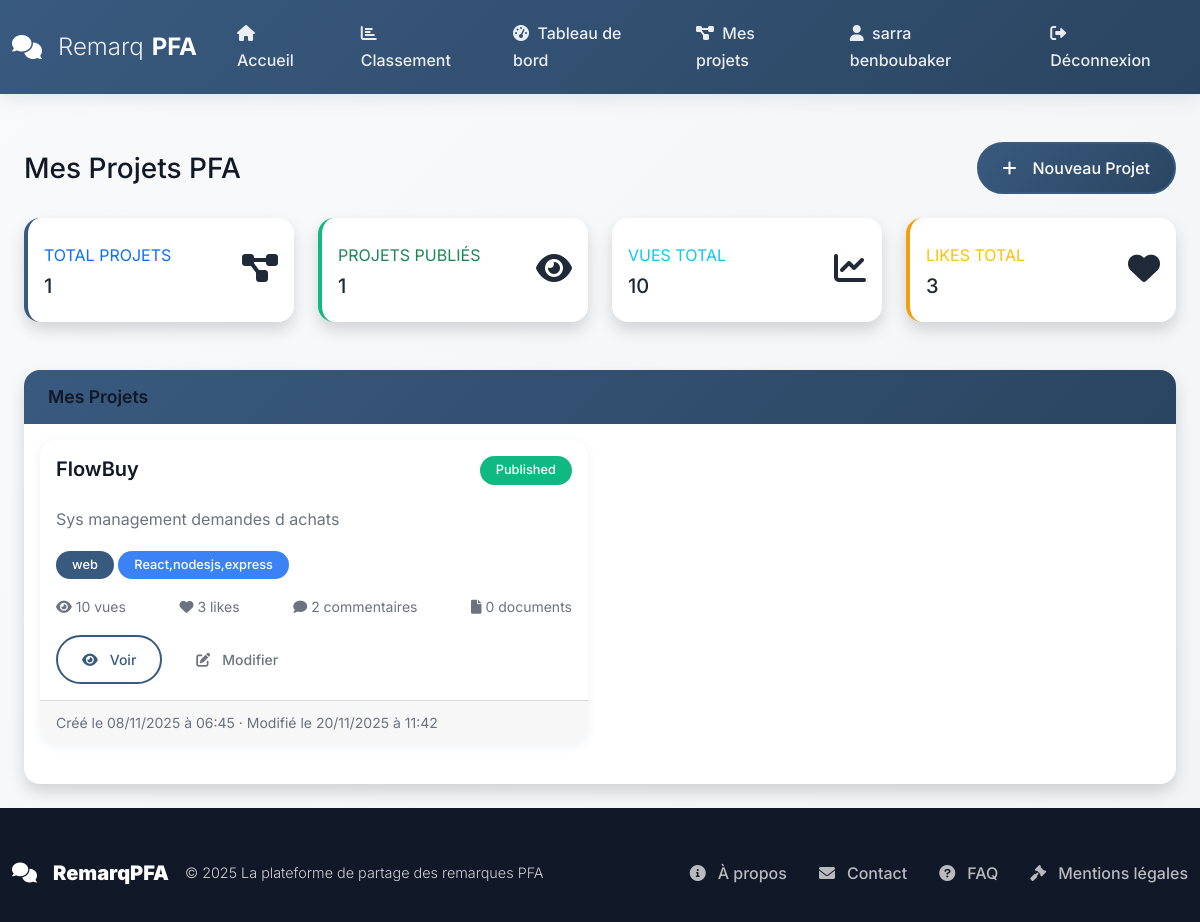
Page /student/projets (signed in) on the earlier database version.
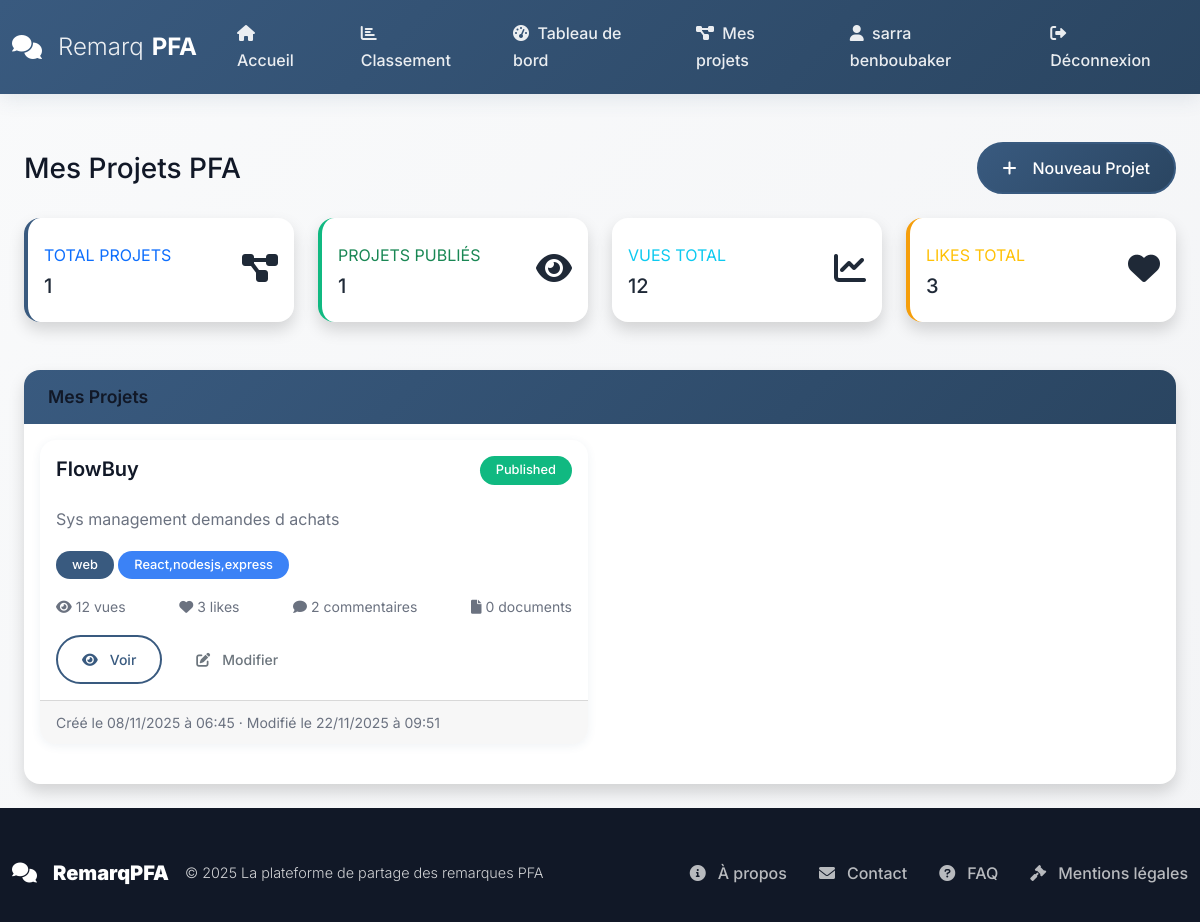
Same page on the later database version.
### models.py (models this page shows, shortened)
class User(UserMixin, db.Model):
    __tablename__ = 'users'
    id = db.Column(db.Integer, primary_key=True)
    username = db.Column(db.String(80), unique=True, nullable=False, index=True)
    email = db.Column(db.String(120), unique=True, nullable=False, index=True)
    password_hash = db.Column(db.String(255), nullable=False)
    first_name = db.Column(db.String(50), nullable=True)
    last_name = db.Column(db.String(50), nullable=True)
    role = db.Column(db.String(20), nullable=False, default='student')
    is_active = db.Column(db.Boolean, default=True)
    created_at = db.Column(db.DateTime, default=datetime.utcnow)
    updated_at = db.Column(db.DateTime, default=datetime.utcnow, onupdate=datetime.utcnow)
    comments_as_jury = db.relationship('Comment',
                                      foreign_keys='Comment.jury_id',
                                      backref='jury_user',
                                      lazy='dynamic')
    comments_as_student = db.relationship('Comment',
                                         foreign_keys='Comment.student_id',
                                         backref='student_user',
                                         lazy='dynamic')
    pfa_projects = db.relationship('PFAProject',
                                  foreign_keys='PFAProject.student_id',
                                  backref='project_student',
                                  lazy='dynamic')
    project_comments = db.relationship('ProjectComment',
                                      foreign_keys='ProjectComment.user_id',
                                      backref='comment_author',
                                      lazy='dynamic')
    notifications = db.relationship('Notification',
                                   foreign_keys='Notification.user_id',
                                   backref='notification_user',
                                   lazy='dynamic')
    def get_full_name(self):
        if self.first_name and self.last_name:
            return f"{self.first_name} {self.last_name}"
        return self.username

class PFAProject(db.Model):
    __tablename__ = 'pfaprojects'
    id = db.Column(db.Integer, primary_key=True)
    student_id = db.Column(db.Integer, db.ForeignKey('users.id'), nullable=False, index=True)
    title = db.Column(db.String(200), nullable=False)
    description = db.Column(db.Text, nullable=False)
    domain = db.Column(db.String(100), nullable=False)
    technologies = db.Column(db.String(300), nullable=True)
    github_url = db.Column(db.String(500), nullable=True)
    demo_url = db.Column(db.String(500), nullable=True)
    status = db.Column(db.String(20), default='draft')
    is_public = db.Column(db.Boolean, default=True)
    views_count = db.Column(db.Integer, default=0)
    likes_count = db.Column(db.Integer, default=0)
    created_at = db.Column(db.DateTime, default=datetime.utcnow)
    updated_at = db.Column(db.DateTime, default=datetime.utcnow, onupdate=datetime.utcnow)
    student = db.relationship('User',
                             foreign_keys=[student_id],
                             backref=db.backref('owned_projects', lazy='dynamic'))
    documents = db.relationship('ProjectDocument',
                               foreign_keys='ProjectDocument.project_id',
                               backref='document_project',
                               lazy='dynamic',
                               cascade='all, delete-orphan')
    comments = db.relationship('ProjectComment',
                              foreign_keys='ProjectComment.project_id',
                              backref='comment_project',
                              lazy='dynamic',
                              cascade='all, delete-orphan')
    def get_documents_count(self):
        return self.documents.count()
    def get_comments_count(self):
        return self.comments.count()

### routes/student_projects.py (the view)
@student_projects_bp.route('/projets')
@login_required
def my_projects():
    if current_user.role != 'student':
        flash('Accès réservé aux étudiants', 'error')
        return redirect(url_for('public.home'))
    projects = PFAProject.query.filter_by(student_id=current_user.id).order_by(PFAProject.created_at.desc()).all()
    stats = {
        'total_projects': len(projects),
        'published_projects': len([p for p in projects if p.status == 'published']),
        'total_views': sum(p.views_count for p in projects),
        'total_likes': sum(p.likes_count for p in projects)
    }
    return render_template('student/my_projects.html',
                         projects=projects,
                         stats=stats)

### templates/student/my_projects.html (shortened to what this page needs)
{% extends "base.html" %}
{% block content %}
<div class="container-fluid py-4">
    <div class="d-flex justify-content-between align-items-center mb-4">
        <h1 class="h3 mb-0">Mes Projets PFA</h1>
        <a href="{{ url_for('student_projects.new_project') }}" class="btn btn-primary">
            <i class="fas fa-plus me-2"></i>Nouveau Projet
        </a>
    </div>
    <div class="row mb-4">
        <div class="col-xl-3 col-md-6 mb-4">
            <div class="card border-left-primary shadow h-100 py-2">
                <div class="card-body">
                    <div class="row no-gutters align-items-center">
                        <div class="col mr-2">
                            <div class="text-xs font-weight-bold text-primary text-uppercase mb-1">
                                Total Projets</div>
                            <div class="h5 mb-0 font-weight-bold">{{ stats.total_projects }}</div>
                        </div>
                        <div class="col-auto">
                            <i class="fas fa-project-diagram fa-2x text-gray-300"></i>
                        </div>
                    </div>
                </div>
            </div>
        </div>
        <div class="col-xl-3 col-md-6 mb-4">
            <div class="card border-left-success shadow h-100 py-2">
                <div class="card-body">
                    <div class="row no-gutters align-items-center">
                        <div class="col mr-2">
                            <div class="text-xs font-weight-bold text-success text-uppercase mb-1">
                                Projets Publiés</div>
                            <div class="h5 mb-0 font-weight-bold">{{ stats.published_projects }}</div>
                        </div>
                        <div class="col-auto">
                            <i class="fas fa-eye fa-2x text-gray-300"></i>
                        </div>
                    </div>
                </div>
            </div>
        </div>
        <div class="col-xl-3 col-md-6 mb-4">
            <div class="card border-left-info shadow h-100 py-2">
                <div class="card-body">
                    <div class="row no-gutters align-items-center">
                        <div class="col mr-2">
                            <div class="text-xs font-weight-bold text-info text-uppercase mb-1">
                                Vues Total</div>
                            <div class="h5 mb-0 font-weight-bold">{{ stats.total_views }}</div>
                        </div>
                        <div class="col-auto">
                            <i class="fas fa-chart-line fa-2x text-gray-300"></i>
                        </div>
                    </div>
                </div>
            </div>
        </div>
        <div class="col-xl-3 col-md-6 mb-4">
            <div class="card border-left-warning shadow h-100 py-2">
                <div class="card-body">
                    <div class="row no-gutters align-items-center">
                        <div class="col mr-2">
                            <div class="text-xs font-weight-bold text-warning text-uppercase mb-1">
                                Likes Total</div>
                            <div class="h5 mb-0 font-weight-bold">{{ stats.total_likes }}</div>
                        </div>
                        <div class="col-auto">
                            <i class="fas fa-heart fa-2x text-gray-300"></i>
                        </div>
                    </div>
                </div>
            </div>
        </div>
    </div>
    <div class="card shadow">
        <div class="card-header py-3">
            <h6 class="m-0 font-weight-bold">Mes Projets</h6>
        </div>
        <div class="card-body">
            {% if projects %}
            <div class="row">
                {% for project in projects %}
                <div class="col-lg-6 mb-4">
                    <div class="card h-100">
                        <div class="card-body">
                            <div class="d-flex justify-content-between align-items-start mb-3">
                                <h5 class="card-title">{{ project.title }}</h5>
                                <span class="badge {% if project.status == 'published' %}bg-success{% else %}bg-secondary{% endif %}">
                                    {{ project.status|title }}
                                </span>
                            </div>
                            <p class="card-text text-muted mb-3">{{ project.description|truncate(150) }}</p>
                            <div class="mb-3">
                                <span class="badge bg-primary">{{ project.domain }}</span>
                                {% if project.technologies %}
                                <span class="badge bg-info">{{ project.technologies }}</span>
                                {% endif %}
                            </div>
                            <div class="project-stats d-flex justify-content-between text-muted small mb-3">
                                <span><i class="fas fa-eye me-1"></i>{{ project.views_count }} vues</span>
                                <span><i class="fas fa-heart me-1"></i>{{ project.likes_count }} likes</span>
                                <span><i class="fas fa-comment me-1"></i>{{ project.get_comments_count() }} commentaires</span>
                                <span><i class="fas fa-file me-1"></i>{{ project.get_documents_count() }} documents</span>
                            </div>
                            <div class="d-flex gap-2">
                                <a href="{{ url_for('student_projects.project_detail', project_id=project.id) }}"
                                   class="btn btn-outline-primary btn-sm">
                                    <i class="fas fa-eye me-1"></i>Voir
                                </a>
                                <a href="#" class="btn btn-outline-secondary btn-sm">
                                    <i class="fas fa-edit me-1"></i>Modifier
                                </a>
                            </div>
                        </div>
                        <div class="card-footer">
                            <small class="text-muted">
                                Créé le {{ project.created_at|datetime }}
                                {% if project.updated_at != project.created_at %}
                                · Modifié le {{ project.updated_at|datetime }}
                                {% endif %}
                            </small>
                        </div>
                    </div>
                </div>
                {% endfor %}
            </div>
            {% endif %}
        </div>
    </div>
</div>
{% endblock content %}

### templates/base.html (shortened to what this page needs)
<!DOCTYPE html>
<html lang="fr">
<head>
    <link href="https://cdn.jsdelivr.net/npm/bootstrap@5.1.3/dist/css/bootstrap.min.css" rel="stylesheet">
    <link href="https://cdnjs.cloudflare.com/ajax/libs/font-awesome/6.0.0/css/all.min.css" rel="stylesheet">
    <link href="{{ url_for('static', filename='css/main.css') }}" rel="stylesheet">
    <link href="{{ url_for('static', filename='css/modern.css') }}" rel="stylesheet">
</head>
<body>
    <nav class="navbar navbar-expand-lg navbar-dark sticky-top" id="mainNav">
        <div class="container">
            <a class="navbar-brand" href="{{ url_for('public.home') }}">
                <i class="fas fa-comments me-2"></i>
                <span>Remarq</span><strong>PFA</strong>
            </a>
            <div class="collapse navbar-collapse" id="navbarNav">
                <div class="navbar-nav ms-auto">
                    <a class="nav-link" href="{{ url_for('public.home') }}" title="Accueil">
                        <i class="fas fa-home me-1"></i> Accueil
                    </a>
                    <a class="nav-link" href="{{ url_for('public.ranking') }}" title="Classement">
                        <i class="fas fa-chart-bar me-1"></i> Classement
                    </a>
                    {% if current_user.is_authenticated %}
                        {% if current_user.role == 'student' %}
                            <a class="nav-link" href="{{ url_for('student.dashboard') }}" title="Tableau de bord">
                                <i class="fas fa-tachometer-alt me-1"></i> Tableau de bord
                            </a>
                            <a class="nav-link" href="{{ url_for('student_projects.my_projects') }}" title="Mes projets">
                                <i class="fas fa-project-diagram me-1"></i> Mes projets
                            </a>
                        {% elif current_user.role == 'admin' %}
                            <a class="nav-link" href="{{ url_for('admin.dashboard') }}" title="Administration">
                                <i class="fas fa-cogs me-1"></i> Administration
                            </a>
                        {% endif %}
                        <a class="nav-link" href="{{ url_for('auth.profile') }}" title="Profil">
                            <i class="fas fa-user me-1"></i> {{ current_user.get_full_name() }}
                        </a>
                        <a class="nav-link" href="{{ url_for('auth.logout') }}" title="Déconnexion">
                            <i class="fas fa-sign-out-alt me-1"></i> Déconnexion
                        </a>
                    {% endif %}
                </div>
            </div>
        </div>
    </nav>
    <main class="flex-shrink-0">
        <div class="container mt-4">
            {% block content %}{% endblock content %}
        </div>
    </main>
    <footer class="footer mt-auto">
        <div class="container">
            <div class="footer-content">
                <div class="footer-brand">
                    <i class="fas fa-comments me-2"></i>
                    <strong>RemarqPFA</strong>
                    <span class="ms-2">© {{ current_year }} La plateforme de partage des remarques PFA</span>
                </div>
                <ul class="footer-links">
                    <li><a href="{{ url_for('public.about') }}" title="À propos"><i class="fas fa-info-circle me-1"></i>À propos</a></li>
                    <li><a href="{{ url_for('public.contact') }}" title="Contact"><i class="fas fa-envelope me-1"></i>Contact</a></li>
                    <li><a href="{{ url_for('public.faq') }}" title="FAQ"><i class="fas fa-question-circle me-1"></i>FAQ</a></li>
                    <li><a href="#" title="Mentions légales"><i class="fas fa-gavel me-1"></i>Mentions légales</a></li>
                </ul>
            </div>
        </div>
    </footer>
</body>
</html>

Differences in the rows shown:
changed PFAProject "FlowBuy": views_count "10" → "12"; updated_at "20/11/2025 à 11:42" → "22/11/2025 à 09:51"
Other differences:
{{ stats.total_views }}: "10" → "12"
